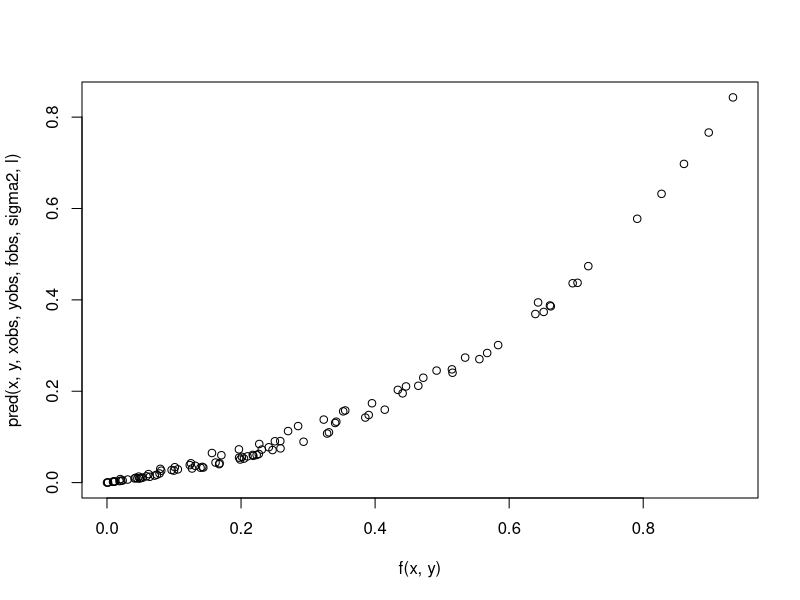

Here is the R script that generated this plot:



#Function covariance matrix
matern1s2 = function(x1,x2,y1,y2,sigma2,l) {
  M1 = outer(x1,y1,"-")
  M1 = exp(-(abs(M1)/l))
  M2 = outer(x2,y2,"-")
  M2 = exp(-(abs(M2)/l))
  sigma2*M1*M2
}

#The conditional mean function
pred = function(x,y,xobs,yobs,fobs,sigma2,l)  {
  fobs = matrix(nrow=length(fobs),ncol=1,data=fobs)
  Kobs=matern1s2(xobs,yobs,xobs,yobs,sigma2,l) + 1e-8*diag(length(fobs))
  KobsPred=matern1s2(xobs,yobs,x,y,sigma2,l)
  pred = t(KobsPred)%*%solve(Kobs)%*%fobs
  return(pred)
}

#covariance parameters we use
sigma2=0.2
l=0.4

#The unknown function
f = function(x,y) {
  (x*y)
}

##############################################
#Les vrais indices
##############################################
I1 = 3/7
I12 = 4/7
I2 = 3/7
TI1=4/7


##############################################
#Evaluation of indices by Monte Carlo
##############################################
nmc=100000
xA=runif(nmc)
yA=runif(nmc)
xB=runif(nmc)
yB=runif(nmc)

#I1
fA = f(xA,yA)
fB = f(xA,yB)
I1hatMC = (mean(fA*fB) - mean(fA)^2) / ( mean( fA^2)-mean(fA)^2 )

#I2
fA = f(xA,yA)
fB = f(xB,yA)
I2hatMC = (mean(fA*fB) - mean(fA)^2) / ( mean( fA^2)-mean(fA)^2 )

#TI1
fA = f(xA,yA)
fB = f(xB,yA)
TI1hatMC = (1/2)*mean( (fA-fB)^2  ) / ( mean( fA^2)-mean(fA)^2 )

#TI2
fA = f(xA,yA)
fB = f(xA,yB)
TI2hatMC = (1/2)*mean( (fA-fB)^2  ) / ( mean( fA^2)-mean(fA)^2 )

##############################################
#Evaluation of indices by Kriging
##############################################
#The observation vector for kriging
xobs = seq(from=0,to=0,length=4)
yobs = seq(from=0,to=0,length=4)
cpt=0
for (x in seq(from=0,to=1,length=2)) {
  for (y in seq(from=0,to=1,length=2)) {
    cpt=cpt+1
    xobs[cpt] = x
    yobs[cpt] = y
  }
}
fobs = f(xobs,yobs)

#plot prediction errors
x=runif(100)
y=runif(100)
plot(f(x,y),pred(x,y,xobs,yobs,fobs,sigma2,l))

#for Monte Carlo
nmc=100000
xA=runif(nmc)
yA=runif(nmc)
xB=runif(nmc)
yB=runif(nmc)

#I1
fA = pred(xA,yA,xobs,yobs,fobs,sigma2,l)
fB = pred(xA,yB,xobs,yobs,fobs,sigma2,l)
I1krig = (mean(fA*fB) - mean(fA)^2) / ( mean( fA^2)-mean(fA)^2 )

#I2
fA = pred(xA,yA,xobs,yobs,fobs,sigma2,l)
fB = pred(xB,yA,xobs,yobs,fobs,sigma2,l)
I2krig = (mean(fA*fB) - mean(fA)^2) / ( mean( fA^2)-mean(fA)^2 )

#TI1
fA = pred(xA,yA,xobs,yobs,fobs,sigma2,l)
fB = pred(xB,yA,xobs,yobs,fobs,sigma2,l)
TI1krig = (1/2)*mean( (fA-fB)^2  ) / ( mean( fA^2)-mean(fA)^2 )

#TI2
fA = pred(xA,yA,xobs,yobs,fobs,sigma2,l)
fB = pred(xA,yB,xobs,yobs,fobs,sigma2,l)
TI2krig = (1/2)*mean( (fA-fB)^2  ) / ( mean( fA^2)-mean(fA)^2 )


